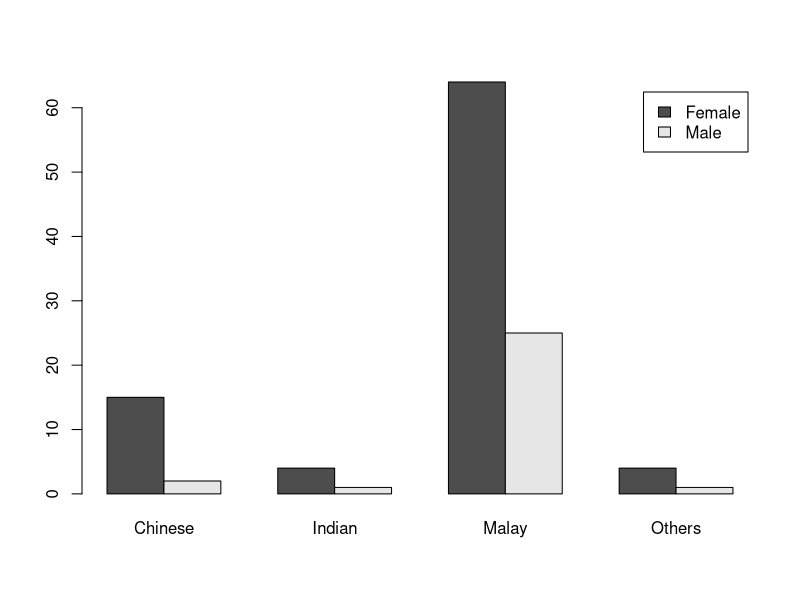
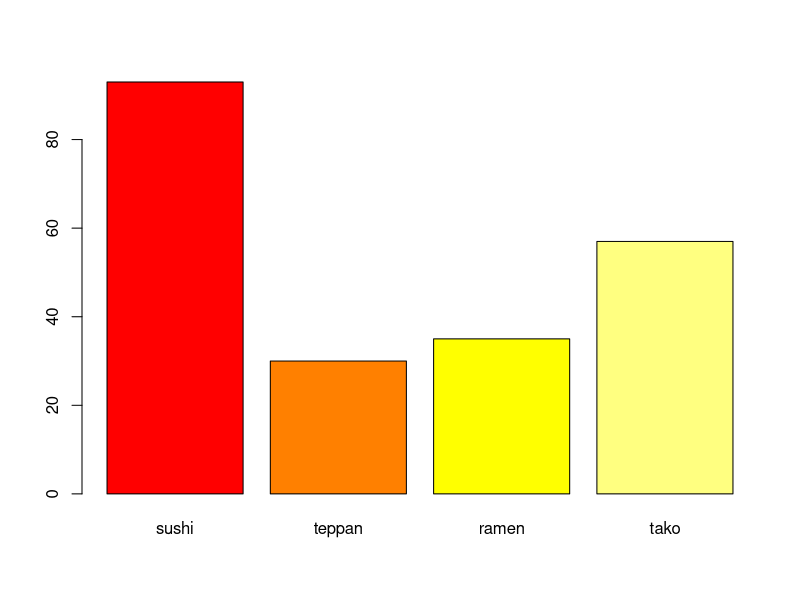
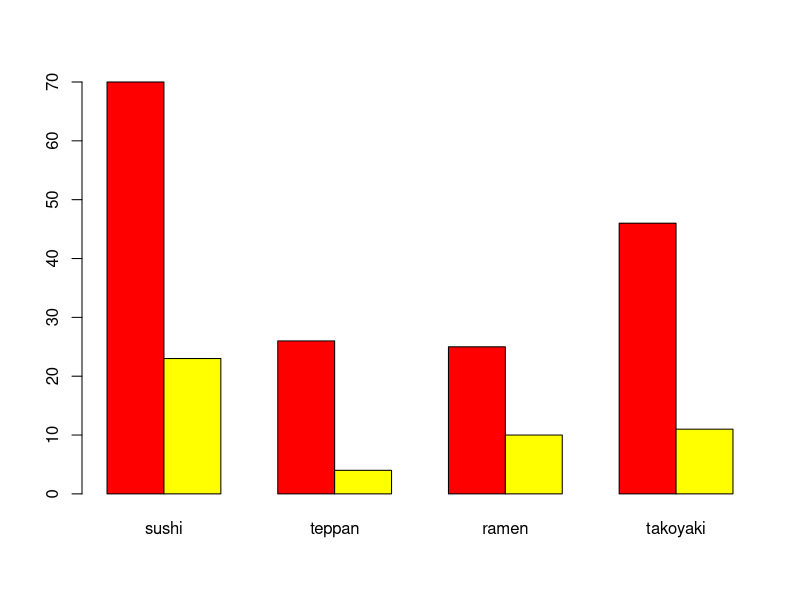
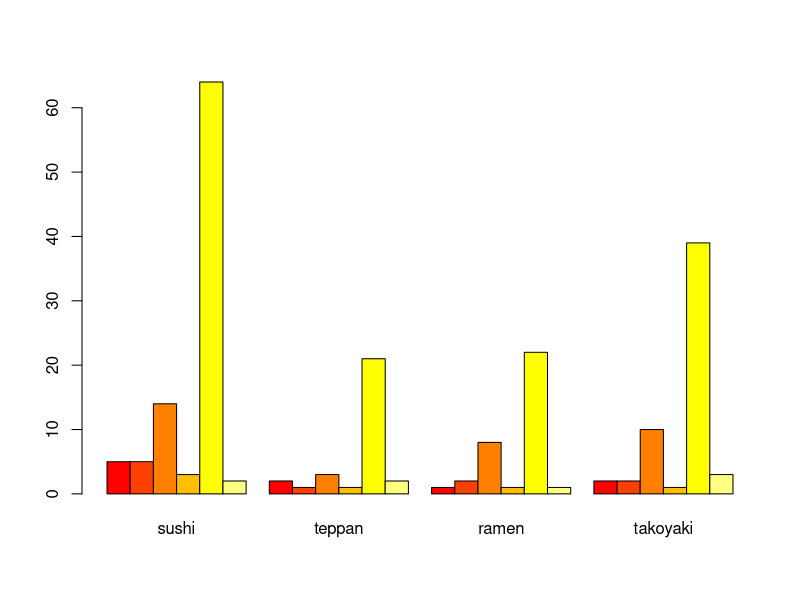
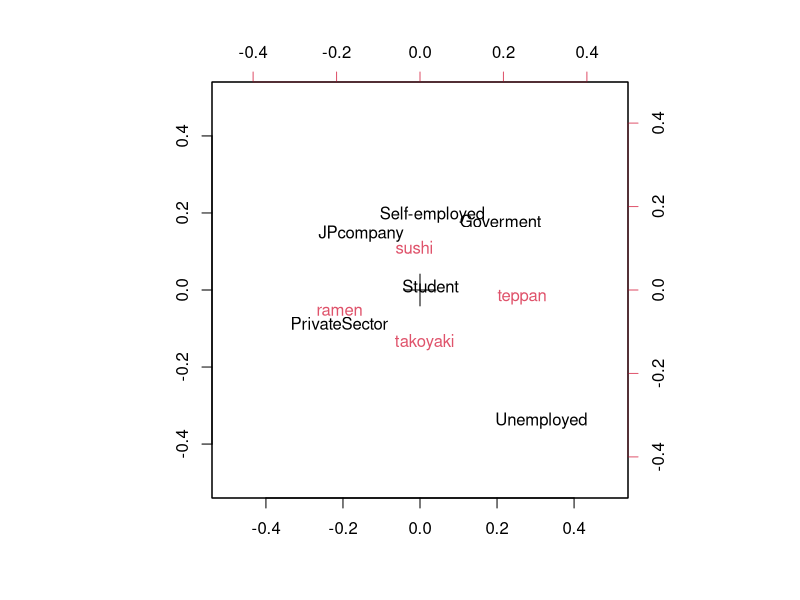

Write the R code that produced these figures, in order. (Note: this script raises an error after producing the figures.)
#
# Read data from CSV file
amano <- read.csv("amanodata.csv",header=T)
# Example for cross tab

gen_race <- table(amano$Gender, amano$Race)
gen_race

barplot(gen_race,beside=TRUE,legend=c("Female","Male"))

# Example of cross tab for multiple selection.
# In the sample data, Q4 is a multiple selection asking like
# "Where did you take JF?" and selections are "sushi","teppanyaki","ramen","takoyaki"

# count answers for "NO"
q4_no <- 1:4
q4_no[1] <- table(amano$sushi)[1]
q4_no[2] <- table(amano$teppanyaki)[1]
q4_no[3] <- table(amano$ramen)[1]
q4_no[4] <- table(amano$takoyaki)[1]
q4_no

# count answers for "YES"
q4_yes <- 1:4
q4_yes[1] <- table(amano$sushi)[2]
q4_yes[2] <- table(amano$teppanyaki)[2]
q4_yes[3] <- table(amano$ramen)[2]
q4_yes[4] <- table(amano$takoyaki)[2]
q4_yes

q4 <- matrix(1,nrow=4,ncol=2)
q4[,1] <- q4_no
q4[,2] <- q4_yes

colnames(q4) <- c("No","Yes")
rownames(q4) <- c("sushi","teppan","ramen","tako")
q4

# q4[,2] is the number for "Yes"
barplot(q4[,2],col=heat.colors(nrow(q4)))

#
# Chi square test 
chisq.test(q4[,2])

#
#  Cross table for Gender and Q4

q4_gen <- matrix(1:8,nrow=2,ncol=4)
q4_gen[,1] <- table(amano$Gender, amano$sushi)[,2]
q4_gen[,2] <- table(amano$Gender, amano$teppanyaki)[,2]
q4_gen[,3] <- table(amano$Gender, amano$ramen)[,2]
q4_gen[,4] <- table(amano$Gender, amano$takoyaki)[,2]


rownames(q4_gen) <- c("Female","Male")
colnames(q4_gen) <- c("sushi","teppan","ramen","takoyaki")
q4_gen

barplot(q4_gen, col=heat.colors(nrow(q4_gen)),beside=TRUE)
chisq.test(q4_gen)

#
#  Cross table for Occupatio<->Q4

q4_occ <- matrix(1:24,nrow=6,ncol=4)
q4_occ[,1] <- table(amano$n_occupation, amano$sushi)[,2]
q4_occ[,2] <- table(amano$n_occupation, amano$teppanyaki)[,2]
q4_occ[,3] <- table(amano$n_occupation, amano$ramen)[,2]
q4_occ[,4] <- table(amano$n_occupation, amano$takoyaki)[,2]

rownames(q4_occ) <- 
  c("Goverment","JPcompany","PrivateSector","Self-employed","Student","Unemployed")
colnames(q4_occ) <- c("sushi","teppan","ramen","takoyaki")

q4_occ
barplot(q4_occ, col=heat.colors(nrow(q4_occ)),  beside=TRUE)

chisq.test(q4_occ)

# q6 : I prefer consuming JP food to another food (answering in 1 to 5)

t.test(amano$q6)
amano$q6
# LM 

attach(amano)

res_lm <- lm(q6 ~ n_gender)
summary(res_lm)

res_lm <- lm(q6 ~ n_occupation)
summary(res_lm)

res_lm <- lm(q6 ~ n_occupation + sushi + teppanyaki + ramen + takoyaki)
summary(res_lm)

res_lm <- lm(q6 ~ n_q5 + n_occupation + sushi + teppanyaki + ramen + takoyaki)
summary(res_lm)


# q8 : I believe JP food is safety

t.test(q8)

res_lm <- lm(q8 ~ n_gender)
summary(res_lm)

res_lm <- lm(q8 ~ n_occupation)
summary(res_lm)

res_lm <- lm(q8 ~ sushi + teppanyaki + ramen + takoyaki)
summary(res_lm)

res_lm <- lm(q8 ~ n_q5 + sushi + teppanyaki + ramen + takoyaki)
summary(res_lm)


# Simple Correspondence analysis

library ( MASS )

corresp(q4_occ,nf=2)
biplot( corresp ( q4_occ, nf = 2 ), xlim=c(-0.5,0.5), ylim=c(-0.5,0.5))

# eigenvalue
corresp_q4_occ$cor
ev_corresp_q4_occ <- corresp_q4_occ$cor^2
contrib <- round( 100 * ev_corresp_q4_occ / sum(ev_corresp_q4_occ), 1 )
contrib


# Simple correspondece analysis for wage and q4

q4_wage <- matrix(1:16,nrow=4,ncol=4)
q4_wage[,1] <- table(n_wage,sushi)[,2]
q4_wage[,2] <- table(n_wage,teppanyaki)[,2]
q4_wage[,3] <- table(n_wage,ramen)[,2]
q4_wage[,4] <- table(n_wage,takoyaki)[,2]
rownames(q4_wage) <- c("below RM1500", "RM1500-2500", "RM2500-3500", "Above RM3500")
colnames(q4_wage) <- c("sushi","teppan","ramen","takoyaki")
q4_wage

biplot( corresp ( q4_wage, nf = 2 ))

##########################
# ANOVA
##########################

# q6 : I prefer consuming JF to another food product (1 to 5)
# OneWay ANOVA 

tapply (amano$q6, amano$Gender, mean)
anova(aov(amano$q6 ~ amano$Gender))

tapply (amano$q6, amano$Race, mean)
anova(aov(amano$q6 ~ amano$Race))

# q1 : Have you ever bought JF? (Yes or No)
tapply (amano$q6, amano$q1, mean)
anova(aov(amano$q6 ~ amano$q1))

# q8 : I believe JF is healthy (1 to 5)
tapply (amano$q8, amano$q1, mean)
anova(aov(amano$q8 ~ amano$q1))

tapply (amano$q8, amano$n_wage, mean)
anova(aov(amano$q8 ~ amano$n_wage))

# q9 : I believe JF is safe (1 to 5)
tapply (amano$q9, amano$q1, mean)
anova(aov(amano$q9 ~ amano$q1))

tapply (amano$q9, amano$n_wage, mean)
anova(aov(amano$q9 ~ amano$n_wage))

# TwoWay ANOVA
anova(aov(amano$q9 ~ amano$n_wage + amano$q8))
cor(amano$q8, amano$q9)
cor(amano$q9, amano$n_wage)
cor(amano$q8, amano$n_wage)

# q10 : I believe JF is expensive. (1 to 5)
anova(aov(amano$q10 ~ amano$n_wage + amano$q9))

# q12 : HALAL certification is important for JF. (1 to 5)
# ANOVA + TukeyHSD
tapply (amano$q12, amano$Race, mean)
anova(aov(amano$q12 ~ amano$Race))
TukeyHSD(aov(amano$q12 ~ amano$Race))

# Factor analysis for q6 to q12
# column number of q6 is 22
# col num of q12 is 28

# q6 : Preference of JR
# q7 : Preference of JF
# q8 : Healthiness
# q9 : Safety
# q10 : Expensiveness
# q11 : Favour
# q12 : HALAL

res_fa <- factanal(amano[,22:28],factors=2)
res_fa

res_fa <- factanal(amano[,22:27],factors=2)
res_fa

res_fa <- factanal(amano[,22:27],factors=2,rotation="varimax")
res_fa

res_fa <- factanal(amano[,22:27],factors=2,rotation="promax")
res_fa

par(mfrow = c(1, 2))
barplot(res_fa$loadings[,1],main="Factor 1",ylim=c(0,1))
barplot(res_fa$loadings[,2],main="Factor 2",ylim=c(0,1))

par(mfrow = c(1, 1))

fix(res_fa)


# Principal component analysis
# Use prcomp. princomp is not good in some cases.

res_pr <- prcomp(amano[,22:27],scale=T)
res_pr
summary(res_pr)
biplot(res_pr,xlim=c(-0.2,0.2),ylim=c(-0.2,0.2))

fix(res_pr)

############  Cluster analysis ##########

# q5 : Visit to Japan,  amano[,21]
# q6 : Preference of JR
# q7 : Preference of JF
# q8 : Healthiness
# q9 : Safty
# q10 : Expensiveness
# q11 : Favour
# q12 : HALAL

############################
## CLUSTER ANALYSIS 
########################
amano_dist <- dist(amano[,21:28])
amano_hc <- hclust(amano_dist)
plot(amano_hc,hang=-1)


amano_clust <- cutree(amano_hc,k=4)
amano_clust
table(amano_clust)

# Scaling and clustering 
amano_scale <- scale(amano[,21:28])
amano_scale_d <- dist(amano_scale)
amano_scale_hc <- hclust(amano_scale_d)
plot(amano_scale_hc,hang=-1)

amano_cluster <- cutree(amano_scale_hc,k=4)
table(amano_cluster)

# Discuss about the charecteritic of each cluster
os <- cbind(amano[,21:28],amano_cluster)
head(os)

by(os[,1:8],os[,9],mean)
table(os[,9])

# If "by" function faied, use this for calculation of mean in each cluster
mean_clust <- matrix(1,nrow=4,ncol=8)
for(i in 1:8){mean_clust[,i] <- tapply(os[,i],os[,9],mean)}
rownames(mean_clust) <- c("Group 1", "Group 2", "Group 3", "Group 4")
colnames(mean_clust) <- c("q5", "q6", "q7", "q8", "q9", "q10", "q11", "q12")
mean_clust

par(mfrow=c(1,4))
for(i in 1:4){barplot(mean_clust[i,2:8]-3,main=i)}
par(mfrow=c(1,1))
